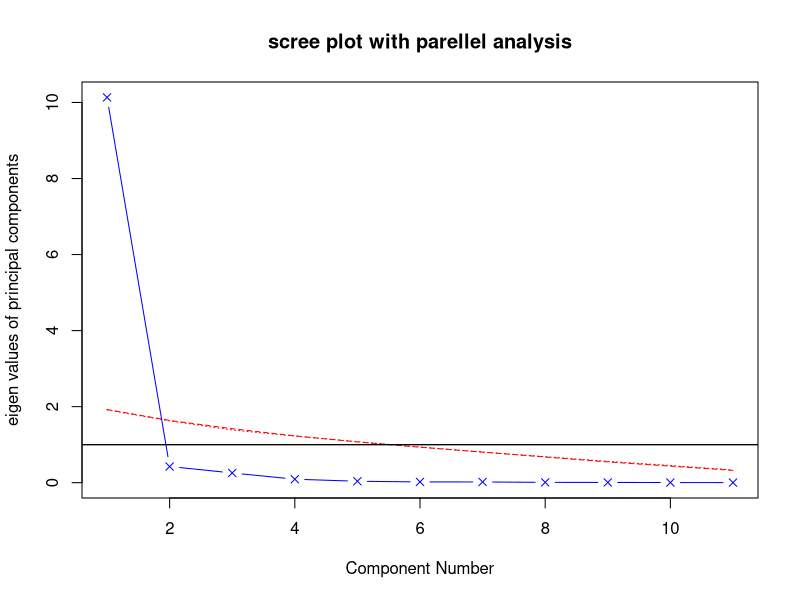
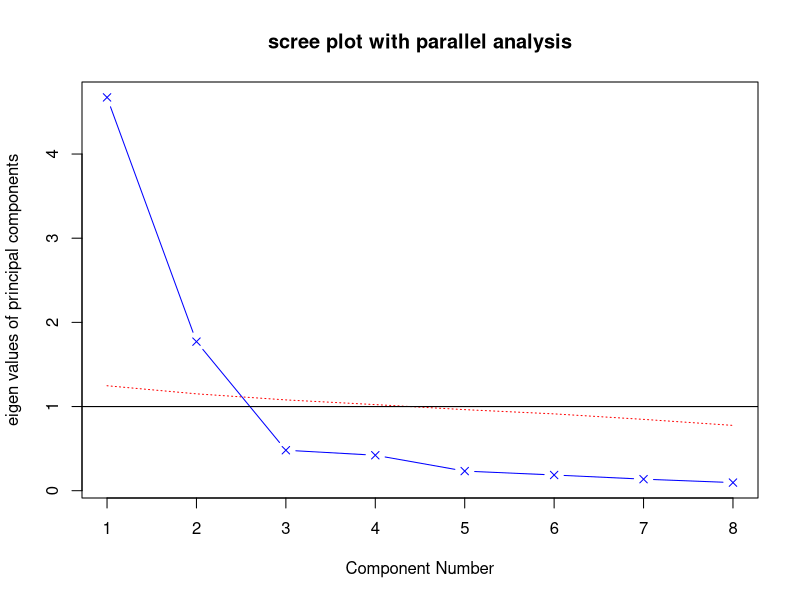
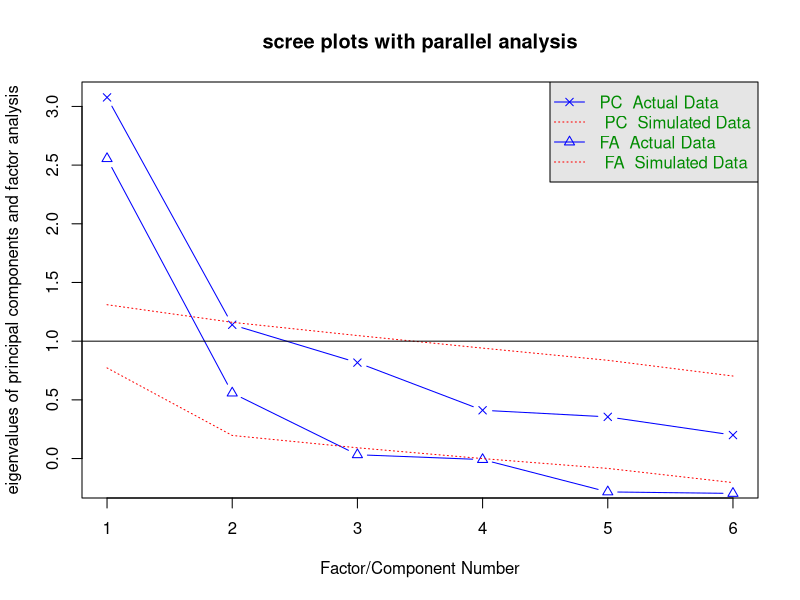
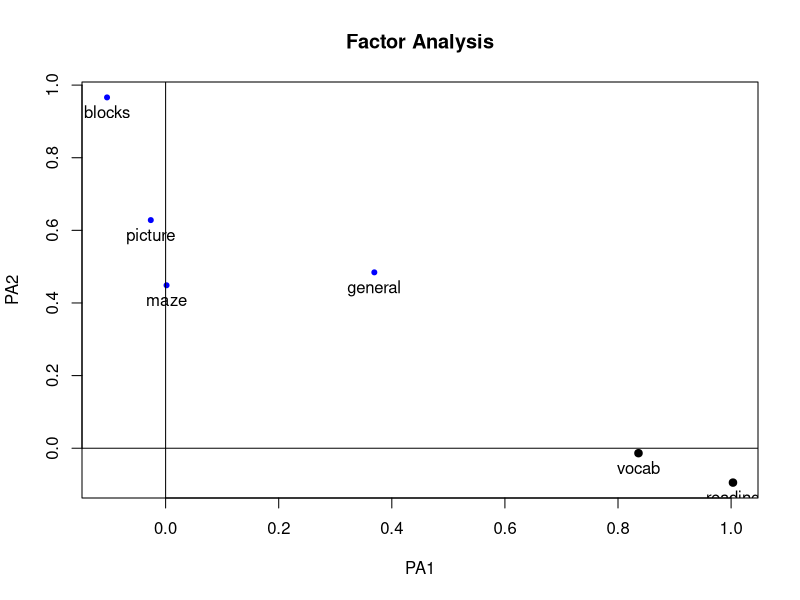
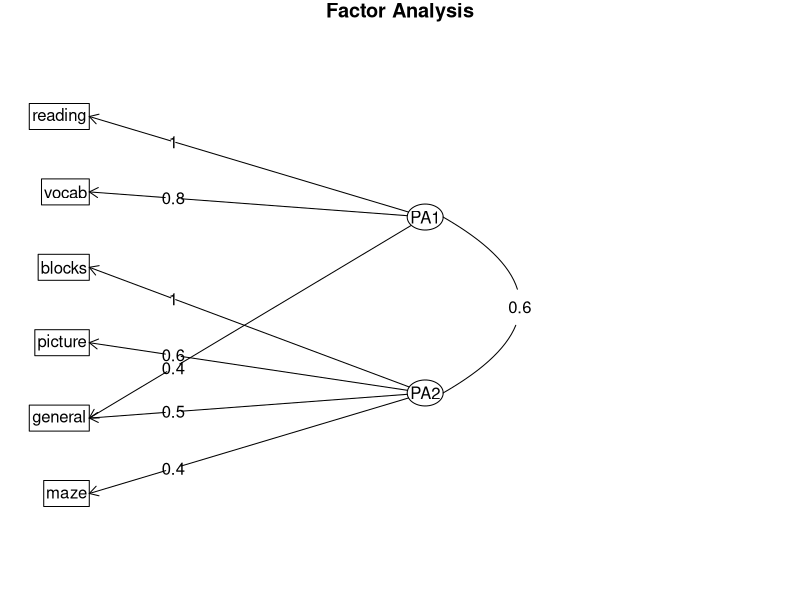
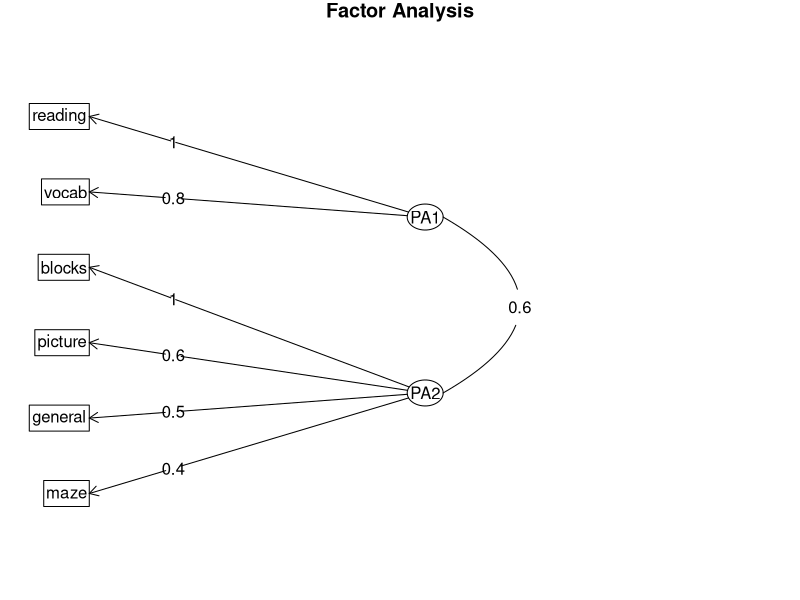
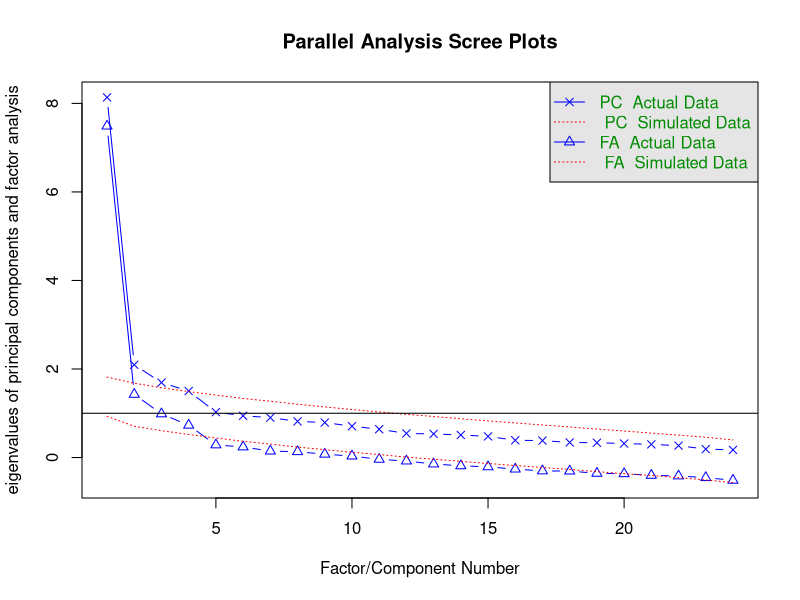
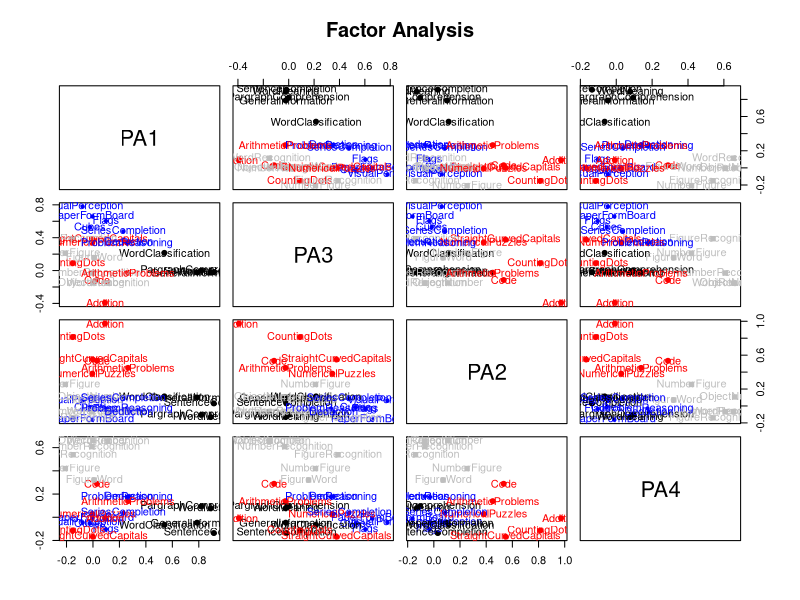

The R script that drew these images, in order:
###### Chapter 14 Principal components and factor analysis
####
# two related but distinct ways for exploring and simplifing complex multivariate
#     data are principal components and exploratory factor analysis
# principal components analysis is a data-reduction technique that transforms a 
#     a larger number of correlated variables into a much smaller set of
#     uncorrelated variables called principal components
# For example, you might use PCA to transform 30 correlated (and possibly 
#     redundant) environmental variables into 5 uncorrelated composite variables
#     that retain as much information from the original set of variables as 
#     possible.
# exploratory factor analysis (EFA) is a collection of methods designed to
#     uncover the latent structure in a given set of variables. It looks for a 
#     smaller set of underlying or latent constructs that can explain the 
#     relationships among the observe or manifest variables.
# For example, the dataset Harman74.cor contains the correlations among 24
#     psychological tests given to 145 seventh- and eighth-grade children. If
#     you apply EFA to this data, the results suggest that the 276 test 
#     intercorrelations can be explained by the children’s abilities on 4 
#     underlying factors (verbal ability, processing speed, deduction, and 
#     memory).
####
# Principal components (PC1 and PC2) are linear combinations of the observed 
#     variables (X1 to X5). The weights used to form the linear composites are 
#     chosen to maximize the variance each principal component accounts for, 
#     while keeping the components uncorrelated. 
# In contrast, factors (F1 and F2) are assumed to underlie or “cause” the 
#     observed variables, rather than being linear combinations of them. 
#     The errors (e1 to e5) represent the variance in the observed variables 
#     unexplained by the factors. The circles indicate that the factors and 
#     errors aren’t directly observable but are inferred from 
#     the correlations among the variables. In this example, the curved arrow 
#     between the factors indicates that they’re correlated. Correlated factors
#     are common, but not required, in the EFA model. 
####
# analysts used rules of thumb like “factor analysis requires 5–10 times as many
#     subjects as variables.”
# Recent studies suggest that the required sample size depends on the number of 
#     factors, the number of variables associated with each factor, and 
#     how well the set of factors explains the variance in the variables 
#     (Bandalos and BoehmKaufman, 2009). 
####
# The most common steps are as follows:
# 1 Prepare the data. Both PCA and EFA derive their solutions from the 
#     correlations among the observed variables. You can input either the raw
#     data matrix or the correlation matrix to the principal() and fa() 
#     functions. If raw data is input, the correlation matrix is automatically 
#     calculated. Be sure to screen the data for missing values before 
#     proceeding.
# 2 Select a factor model. Decide whether PCA (data reduction) or EFA 
#     (uncovering latent structure) is a better fit for your research goals. 
#     If you select an EFA approach, you’ll also need to choose a specific 
#     factoring method (for example, maximum likelihood).
# 3 Decide how many components/factors to extract. 
# 4 Extract the components/factors.
# 5 Rotate the components/factors. 
# 6 Interpret the results. 
# 7 Compute component or factor scores
####
# The goal of PCA is to replace a large number of correlated variables with a 
#     smaller number of uncorrelated variables while capturing as much 
#     information in the original variables as possible. 
# These derived variables, called principal components, are linear combinations
#     of the observed variables. Specifically, the first principal component
#     PC1 = a1X1 + a2X2 + ... + akXk is the weighted combination of the k 
#     observed variables that accounts for the most variance in the original 
#     set of variables. 
# The second principal component is the linear combination that accounts for 
#     the most variance in the original variables, under the constraint that 
#     it’s orthogonal (uncorrelated) to the first principal component. 
# Each subsequent component maximizes the variance accounted for, while at the
#     same time remaining uncorrelated with all previous components.
# Theoretically, you can extract as many principal components as there are
#     variables. But from a practical viewpoint, you hope that you can 
#     approximate the full set of variables with a much smaller set of
#     components. 
####
t <- USJudgeRatings
sapply(t, class)
# Because the goal is to simplify the data, you’ll approach this problem using
#     PCA. 
# Several criteria are available for deciding how many components to retain in a PCA.
# They include
# ■ Basing the number of components on prior experience and theory
# ■ Selecting the number of components needed to account for some threshold
#     cumulative amount of variance in the variables (for example, 80%)
# ■ Selecting the number of components to retain by examining the eigenvalues 
#     of the k × k correlation matrix among the variables -- the most common 
#     way.
#  Each component is associated with an eigenvalue of the correlation matrix.
#     The first PC is associated with the largest eigenvalue, the second PC
#     with the second-largest eigenvalue, and so on. 
# The Kaiser–Harris criterion suggests retaining components with eigenvalues 
#     greater than 1. 
# Components with eigenvalues less than 1 explain less variance than contained 
#     in a single variable. In the Cattell Scree test, the eigenvalues are 
#     plotted against their component numbers. Such plots typically demonstrate
#    a bend or elbow, and the components above this sharp break are retained. 
# Finally, you can run simulations, extracting eigenvalues from random data 
#     matrices of the same size as the original matrix. If an eigenvalue based 
#     on real data is larger than the average corresponding eigenvalues
#     from a set of random data matrices, that component is retained. 
# The approach is called parallel analysis (see Hayton, Allen, and Scarpello, 
#     2004, for more details)
require("psych")
fa.parallel(t[, -1], fa = "pc", n.iter = 100,
             show.legend = FALSE, main = "scree plot with parellel analysis")
abline(h = 1)
# Assessing the number of principal components to retain for the USJudgeRatings
#     example. A scree plot (the line with x’s), eigenvalues greater than
#     1 criteria (horizontal line), and parallel analysis with 100 simulations
#     (dashed line) suggest retaining a single component
####
pc <- principal(t[, -1], nfactors = 1)
pc
# Here, you’re inputting the raw data without the CONT variable and specifying 
#     that one unrotated component should be extracted. (Rotation is explained 
#     in section 14.3.3.) Because PCA is performed on a correlation matrix, 
#     the raw data is automatically converted to a correlation matrix before 
#     the components are extracted. 
# The column labeled PC1 contains the component loadings, which are the 
#     correlations of the observed variables with the principal component(s). 
#     If you extracted more than one principal component, there would be 
#     columns for PC2, PC3, and so on.
# Component loadings are used to interpret the meaning of components. You can
#     see that each variable correlates highly with the first component (PC1). 
#     It therefore appears to be a general evaluative dimension.
# The column labeled h2 contains the component communalities—the amount of
#     variance in each variable explained by the components. 
# The u2 column contains the component uniquenesses—the amount of variance 
#     not accounted for by the components (or 1 – h2). For example, 80% of 
#     the variance in physical ability (PHYS) ratings is accounted for by 
#     the first PC, and 20% isn’t. PHYS is the variable least well 
#     represented by a one-component solution.
# The row labeled SS Loadings contains the eigenvalues associated with the 
#     components. The eigenvalues are the standardized variance associated 
#     with a particular component (in this case, the value for the first
#     component is 10). Finally, the row labeled Proportion Var represents the 
#     amount of variance accounted for by each component.
# Here you see that the first principal component accounts for 92% of the 
#     variance in the 11 variables.
####
t2 <- Harman23.cor
fa.parallel(t2$cov, n.obs = t2$n.obs, fa = "pc", n.iter = 100, 
            show.legend = FALSE, se.bars = TRUE, 
            main = "scree plot with parallel analysis")
abline(h = 1)
# Sharp breaks in the plot suggest the appropriate number of components or 
#     factors to extract.
# “Parallel" analyis is an alternative technique that compares the scree of 
#     factors of the observed data with that of a random data matrix of the 
#     same size as the original. This may be done for continuous, dichotomous, 
#     or polytomous data using Pearson, tetrachoric or polychoric correlations.
#  This won’t always be the case, and you may need to extract different numbers 
#     of components and select the solution that appears most useful. 
pc <- principal(t2$cov, nfactors = 2, rotate = "none")
pc
# you see that the first component accounts for 58% of the variance in the 
#     physical measurements, whereas the second component accounts for 22%. 
#     Together, the two components account for 81% of the variance. The two 
#     components together account for 88% of the variance in the height 
#     variable.
# Components and factors are interpreted by examining their loadings. The first
#     component correlates positively with each physical measure and appears to 
#     a general size factor. The second component contrasts the first four 
#     variables (height, arm. span, forearm, and lower leg), with the second 
#     four variables (weight, bitro diameter, chest girth, and chest width). 
#     It therefore appears to be a length-versus-volume factor.
# Conceptually, this isn’t an easy construct to work with. Whenever two or more 
#   components have been extracted, you can rotate the solution to make it 
#   more interpretable.
####
# Rotations are a set of mathematical techniques for transforming the component 
#     loading matrix into one that’s more interpretable. 
# They do this by “purifying” the components as much as possible. Rotation 
#     methods differ with regard to whether the resulting components remain 
#     uncorrelated (orthogonal rotation) or are allowed to correlate (oblique 
#     rotation). 
# They also differ in their definition of purifying. The most popular 
#     orthogonal rotation is the varimax rotation, which attempts to purify the
#     columns of the loading matrix, so that each component is defined by a
#     limited set of variables (that is, each column has a few large loadings
#     and many very small loadings). 
# Applying a varimax rotation to the body measurement data, you get the results 
#     provided in the next listing. 
rc <- principal(t2$cov, nfactors = 2, rotate = "Varimax")
rc
pc
# The column names change from PC to RC to denote rotated components. Looking at
#     the loadings in column RC1, you see that the first component is primarily 
#     defined by the first four variables (length variables). The loadings in 
#     the column RC2 indicate that the second component is primarily defined 
#     by variables 5 through 8 (volume variables). 
# Note that the two components are still uncorrelated and that together, they
#     still explain the variables equally well. You can see that the rotated 
#     solution explains the variables equally well because the variable 
#     communalities haven’t changed. Additionally, the cumulative variance 
#     accounted for by the two-component rotated solution (81%) hasn’t changed. 
# But the proportion of variance accounted for by each individual component has 
#     changed (from 58% to 44% for component 1 and from 22% to 37% for component
#     2). 
# This spreading out of the variance across components is common, and 
#     technically you should now call them components rather than 
#     principal components (because the variance-maximizing properties of 
#     individual components haven’t been retained).
# The ultimate goal is to replace a larger set of correlated variables with a 
#     smaller set of derived variables. To do this, you need to obtain scores 
#     for each observation on the components.
####
pc <- principal(t[, -1], nfactors = 1, scores = TRUE)
head(pc$scores)
# The principal component scores are saved in the scores element of the object
#     returned by the principal() function when the option scores=TRUE.
cor(t$CONT, pc$scores) # you could now get the correlation between the number 
#     of contacts occurring between a lawyer and a judge and their evaluation 
#     of the judge using
####
# When the principal components analysis is based on a correlation matrix and 
#     the raw data aren’t available, getting principal component scores for 
#     each observation is clearly not possible. But you can get the coefficients
#     used to calculate the principal components. 
rc <- principal(t2$cov, nfactors = 2, rotate = "varimax")
round(unclass(rc$weights), 2)
# The component scores are obtained using the formulas 
# PC1 = 0.28*height + 0.30*arm.span + 0.30*forearm + 0.29*lower.leg - 
#   0.06*weight - 0.08*bitro.diameter - 0.10*chest.girth - 
#   0.04*chest.width 
# and
# PC2 = -0.05*height - 0.08*arm.span - 0.09*forearm - 0.06*lower.leg + 
#   0.33*weight + 0.32*bitro.diameter + 0.34*chest.girth + 
#   0.27*chest.width
# These equations assume that the physical measurements have been standardized
#     (mean = 0, sd = 1). Note that the weights for PC1 tend to be around 0.3 
#     or 0. The same is true for PC2. 
# As a practical matter, you could simplify your approach further by taking
#     the first composite variable as the mean of the standardized scores for
#     the first four variables. 
# Similarly, you could define the second composite variable as the mean of the
#     standardized scores for the second four variables. This is typically 
#     what I’d do in practice.
####
# If your goal is to look for latent underlying variables that explain your 
#     observed variables, you can turn to factor analysis. 
# The goal of EFA is to explain the correlations among a set of observed 
#     variables by uncovering a smaller set of more fundamental unobserved 
#     variables underlying the data. These hypothetical, unobserved variables 
#     are called factors. (Each factor is assumed to explain the variance 
#     shared among two or more observed variables, so technically, they’re 
#     called common factors.)
# The model can be represented as Xi = a1F1 + a2F2 + ... + apFp + Ui
# where Xi is the ith observed variable (i = 1…k) 
# Fj are the common factors (j = 1…p), and p < k. 
# Ui is the portion of variable Xi unique to that variable (not explained by 
#     the common factors). 
# The ai can be thought of as the degree to which each factor contributes to 
#     the composition of an observed variable. 
####
# you’ll apply EFA to the correlations among six psychological tests. One 
#     hundred twelve individuals were given six tests, including a nonverbal
#     measure of general intelligence (general), a picture-completion test 
#     (picture), a block design test (blocks), a maze test (maze), a reading
#     comprehension test (reading), and a vocabulary test (vocab). 
# Can you explain the participants’ scores on these tests with a smaller
#     number of underlying or latent psychological constructs?
covariance <- ability.cov$cov
correlation <- cov2cor(covariance)
# Because you’re looking for hypothetical constructs that explain the data, 
#     you’ll use an EFA approach. As in PCA, the next task is to decide how 
#     many factors to extract. 
fa.parallel(correlation, n.obs = 112, fa = "both", n.iter = 100,
            main = "scree plots with parallel analysis")
# When in doubt, it’s usually a better idea to overfactor than to underfactor. 
#     Overfactoring tends to lead to less distortion of the “true” solution. 
# For EFA, the Kaiser–Harris criterion is number of eigenvalues above 0, rather
#     than 1. (Most people don’t realize this, so it’s a good way to win bets
#     at parties.) In the present case the Kaiser–Harris criteria
#     also suggest two factors.
####
# Unlike PCA, there are many methods of extracting common factors. They include
#     maximum likelihood (ml), iterated principal axis (pa), weighted least 
#     square (wls), generalized weighted least squares (gls), and minimum 
#     residual (minres). 
# Statisticians tend to prefer the maximum likelihood approach because of its
#     well-defined statistical model.
# Sometimes, this approach fails to converge, in which case the iterated 
#     principal axis option often works well. 
fa <- fa(correlation, nfactors = 2, rotate = "none", fm = "pa")
fa
ra <- fa(correlation, nfactors = 2, rotate = "varimax", fm = "pa")
ra # Looking at the factor loadings, the factors are certainly easier to 
#     interpret. Reading and vocabulary load on the first factor; and picture
#     completion, block design, and mazes load on the second factor. The general 
#     nonverbal intelligence measure loads on both factors. This may indicate
#     a verbal intelligence factor and a nonverbal intelligence factor.
ra.promax <- fa(correlation, nfactors = 2, rotate = "promax", fm = "pa")
ra.promax # By using an orthogonal rotation, you artificially force the two 
#     factors to be uncorrelated. What would you find if you allowed the two
#     factors to correlate? You can try an oblique rotation such as promax.
####
# In an orthogonal solution, attention focuses on the factor structure matrix 
#     (the correlations of the variables with the factors). 
# In an oblique solution, there are three matrices to consider: the factor 
#     structure matrix, the factor pattern matrix, and the factor 
#     intercorrelation matrix. 
# The factor pattern matrix is a matrix of standardized regression coefficients.
#     They give the weights for predicting the variables from the factors. 
# The factor intercorrelation matrix gives the correlations among the factors. 
# the values in the PA1 and PA2 columns constitute the factor pattern matrix. 
#     They’re standardized regression coefficients rather than correlations. 
# Examination of the columns of this matrix is still used to name the factors 
#     (although there’s some controversy here). Again, you’d find a verbal and
#     nonverbal factor. 
# The factor intercorrelation matrix indicates that the correlation between the
#     two factors is 0.57. This is a hefty correlation. If the factor 
#     intercorrelations had been low, you might have gone back to an orthogonal
#     solution to keep things simple.
# The factor structure matrix (or factor loading matrix) isn’t provided. 
#     But you can easily calculate it using the formula F = P*Phi, where F is 
#     the factor loading
fsm <- function(oblique) {
  if (class(oblique)[2] == "fa" & is.null(oblique$Phi)) {
    warning("Object doesn't look like oblique EFA")
  } else {
    p <- unclass(oblique$loading)
    F <- p %*% oblique$Phi
    colnames(F) <- c("PA1", "PA2")
    return(F)
  }
}
fsm2 <- fsm(ra.promax) # Now you can review the correlations between the variables and
#     the factors. Comparing them to the factor loading matrix in the 
#     orthogonal solution, you see that these columns aren’t as pure. This is 
#     because you’ve allowed the underlying factors to be correlated. Although 
#     the oblique approach is more complicated, it’s often a more realistic 
#     model of the data.
####
factor.plot(ra.promax, labels = rownames(ra.promax$loadings))
####
fa.diagram(ra.promax, simple = FALSE) # if you let simple = TRUE, only the 
#     largest loading per item is displayed. It shows the largest loadings 
#     for each factor, as well as the produces correlations between the factors. 
#     This type of diagram is helpful when there are several factors.
fa.diagram(ra.promax, simple = TRUE)
####
t3 <- Harman74.cor
fa.parallel(t3$cov, n.obs = t3$n.obs, fa = "both", n.iter = 100) # facotr is 4
ra <- fa(t3$cov, nfactors = 4, rotate = "promax", fm = "pa")
#
fsm3 <- function(oblique) {
  if (class(oblique)[2] == "fa" & is.null(oblique$Phi)) {
    warning("Object doesn't look like oblique EFA")
  } else {
    p <- unclass(oblique$loading)
    F <- p %*% oblique$Phi
    colnames(F) <- c("PA1", "PA2", "PA3", "PA4")
    return(F)
  }
}
fsm3(ra)
#
factor.plot(ra, labels = rownames(ra$loadings))
#
fa.diagram(ra, simple = TRUE)
####
fa$weights #  Additionally, the scoring coefficients (standardized regression 
#     weights) are available in the weights element of the object returned.
# Unlike component scores, which are calculated exactly, factor scores can only
#     be estimated. Several methods exist. 
####
#  In EFA, you allow the data to determine the number of factors to be extracted
#     and their meaning. But you could start with a theory about how many 
#     factors underlie a set of variables, how the variables load on those 
#     factors, and how the factors correlatewith one another. You could then
#     test this theory against a set of collected data. The approach is called 
#     confirmatory factor analysis (CFA)
# CFA is a subset of a methodology called structural equation modeling (SEM). 
#     SEM allows you to posit not only the number and composition of underlying
#     factors but also how these factors impact one another. You can think of 
#     SEM as a combination of confirmatory factor analyses (for the variables)
#     and regression analyses (for the factors). The resulting output includes
#     statistical tests and fit indices. There are several excellent packages 
#     for CFA and SEM in R. They include sem, OpenMx, and lavaan. 
# Finally, R contains numerous methods for multidimensional scaling (MDS). 
#     MDS is designed to detect underlying dimensions that explain the 
#     similarities and distances between a set of measured objects 
#     (for example, countries).
####
#  PCA is a useful data-reduction method that can replace a large number of 
#     correlated variables with a smaller number of uncorrelated variables, 
#     simplifying the analyses. 
# EFA contains a broad range of methods for identifying latent or unobserved 
#     constructs (factors) that may underlie a set of observed or manifest 
#     variables.
#  Whereas the goal of PCA is typically to summarize the data and reduce its 
#     dimensionality, EFA can be used as a hypothesis-generating tool, 
#     useful when you’re trying to understand the relationships between a large
#     number of variables. It’s often used in the social sciences for theory 
#     development. 
####










































































































